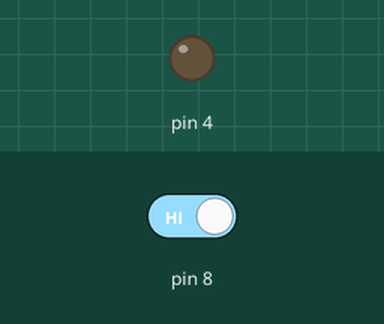
Simulated run of this sketch. Board: Arduino Uno, built with avr-gcc and run on an emulated ATmega328P. On the bench: output pins drawn as LEDs (lit = HIGH). The inputs (shaded band) are chosen by the test bench; at power-on: pin 8 HIGH.

Above: at 1.2 s.
1.3 s: pin 8 driven LOW
At 1.6 s:
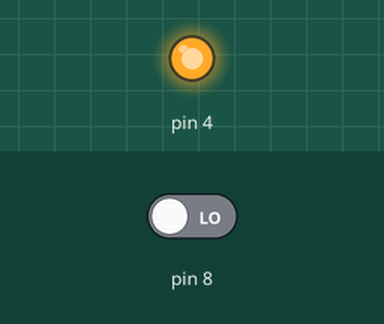
2.8 s: pin 8 driven HIGH
At 4.0 s:
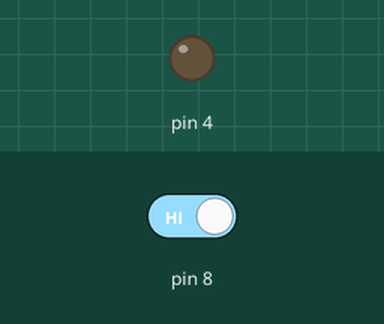
Timing chart, 0 to 5.8 s (numbered marks = the images above; inputs shaded):
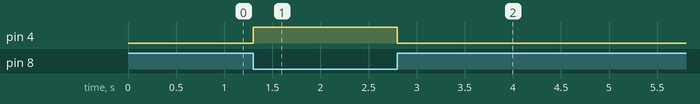

The sketch:

switchBtn.ino
```cpp
// Switch with LED

int switchVal;
void setup() {
  pinMode(4,OUTPUT);
  pinMode(8,INPUT);

}

void loop() {
  // put your main code here, to run repeatedly:
  switchVal = digitalRead(8);

  if( switchVal == 0 )
  {
    digitalWrite(4,HIGH);

  }
  else
  {
    digitalWrite(4,LOW);
  }


}
```

Measured:
- after the input at 1.3 s, pin 4: LOW → HIGH at once
- after the input at 2.8 s, pin 4: HIGH → LOW at once
